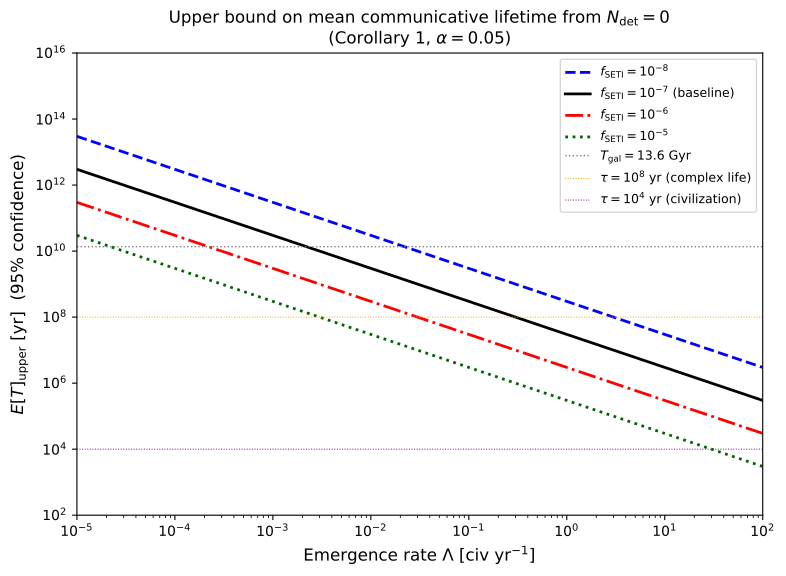

Generate this figure with Python:
#!/usr/bin/env python3
# Auto-extracted from papers/fermi_survival_2025/paper.md
# Generated by SHELL paper pipeline
import os
os.makedirs('figures', exist_ok=True)

# Figure 3: E[T]_upper vs. Λ for different f_SETI values (application of Corollary 1)
import matplotlib.pyplot as plt
import numpy as np

alpha = 0.05
mu_upper = -np.log(alpha)
T_gal = 13.6e9

Lambda_vals = np.logspace(-5, 2, 1000)
f_SETI_values = [1e-8, 1e-7, 1e-6, 1e-5]
labels = [r'$f_{\rm SETI} = 10^{-8}$',
          r'$f_{\rm SETI} = 10^{-7}$ (baseline)',
          r'$f_{\rm SETI} = 10^{-6}$',
          r'$f_{\rm SETI} = 10^{-5}$']
colors = ['blue', 'black', 'red', 'darkgreen']
styles = ['--', '-', '-.', ':']

fig, ax = plt.subplots(1, 1, figsize=(8, 6))

for f_SETI, label, color, style in zip(f_SETI_values, labels, colors, styles):
    ET_upper = mu_upper / (f_SETI * Lambda_vals)
    ax.loglog(Lambda_vals, ET_upper, color=color, linestyle=style,
              linewidth=2, label=label)

ax.axhline(y=T_gal, color='gray', linestyle=':', linewidth=1,
           label=r'$T_{\rm gal} = 13.6$ Gyr')
ax.axhline(y=1e8, color='orange', linestyle=':', linewidth=0.7,
           label=r'$\tau = 10^8$ yr (complex life)')
ax.axhline(y=1e4, color='purple', linestyle=':', linewidth=0.7,
           label=r'$\tau = 10^4$ yr (civilization)')

ax.set_xlabel(r'Emergence rate $\Lambda$ [civ yr$^{-1}$]', fontsize=12)
ax.set_ylabel(r'$E[T]_{\rm upper}$ [yr]  (95% confidence)', fontsize=12)
ax.set_title(r'Upper bound on mean communicative lifetime from $N_{\rm det} = 0$'
             '\n' r'(Corollary 1, $\alpha = 0.05$)', fontsize=12)
ax.legend(fontsize=9, loc='upper right')
ax.set_xlim(1e-5, 1e2)
ax.set_ylim(1e2, 1e16)
plt.tight_layout()
plt.savefig('figures/figure_3.pdf', dpi=300, bbox_inches='tight')
